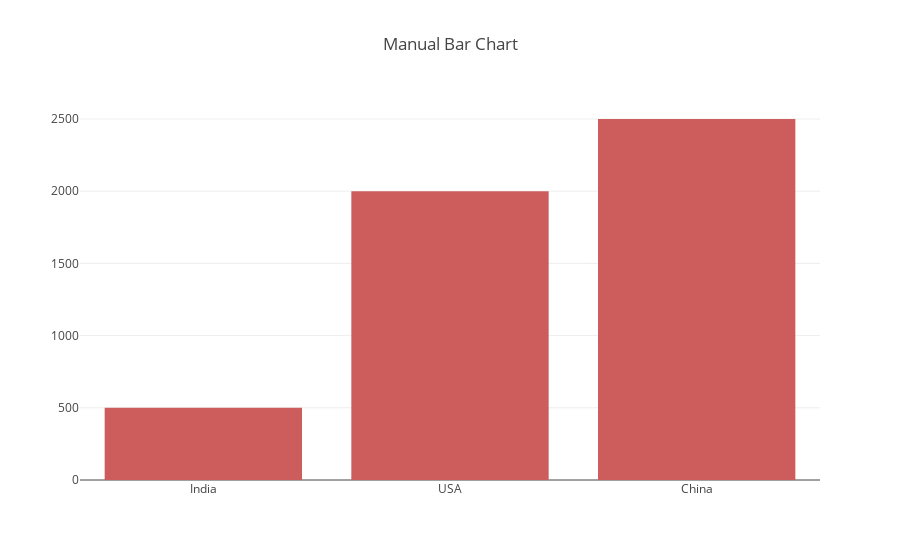

Notebook cell for this chart:
### Code cell
#go

# 1. Figure banao
fig = go.Figure()

# 2. Trace (Data) add karo
fig.add_trace(go.Bar(
    x=['India', 'USA', 'China'],
    y=[500, 2000, 2500],
    name='Documents', # Legend ka naam
    marker_color='indianred' # Custom color
))

# 3. Layout set karo
fig.update_layout(title="Manual Bar Chart")

fig.show()

### Figure 1 — Plotly figure (JSON) as saved in the notebook; plotly's stock layout.template omitted (floating-point values rounded to 4 significant figures)
{"data": [{"marker": {"color": "indianred"}, "name": "Documents", "type": "bar", "x": ["India", "USA", "China"], "y": [500, 2000, 2500]}], "layout": {"title": {"text": "Manual Bar Chart"}}}
